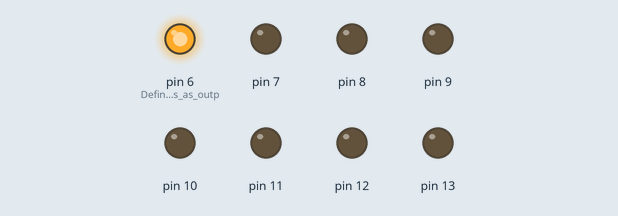
Simulated run of this sketch. Board: Arduino Uno, built with avr-gcc and run on an emulated ATmega328P. Parts: output pins drawn as LEDs (lit = HIGH).

Above: at 0.05 s.
At 0.35 s:
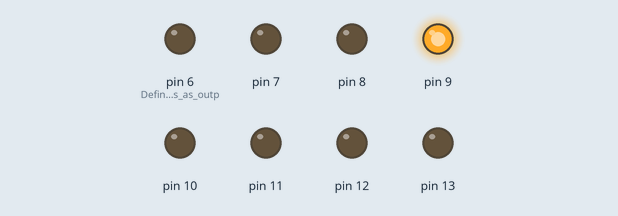
At 0.75 s:
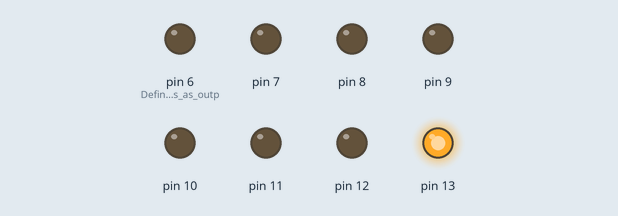
At 1.45 s:
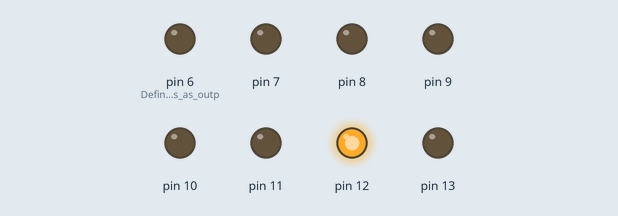
At 2.15 s:
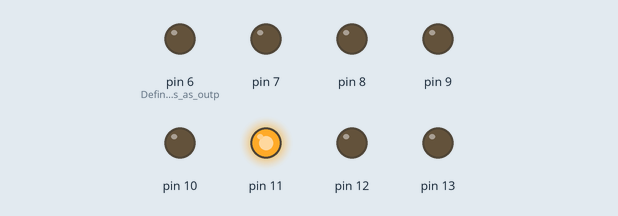
At 2.85 s:
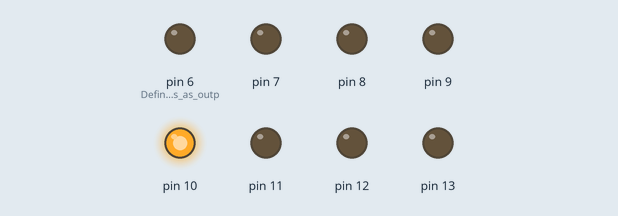
Timing chart, 0 to 3.1 s (numbered marks = the images above):
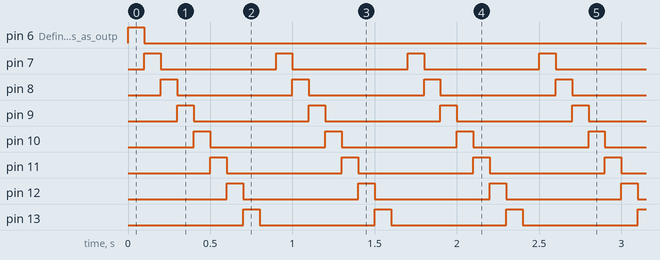

The sketch:

02_EightLEDs.ino
```cpp
/*
 * Eight-LED example #1.
 * This example takes a brute-force approach to making patterns appear on the 8 LEDs.
 */
int delayMS = 100; // Variable to hold the time (in milliseconds) to delay between
                               // parts of the LED pattern.
void setup() { // Runs once to set up the pins as outputs
   pinMode(6, OUTPUT);   // Define all 8 pins as outputs...
   pinMode(7, OUTPUT);
   pinMode(8, OUTPUT);
   pinMode(9, OUTPUT);
   pinMode(10, OUTPUT);
   pinMode(11, OUTPUT);
   pinMode(12, OUTPUT);
   pinMode(13, OUTPUT);
   digitalWrite(6, HIGH); // Start with the LED on pin 6 HIGH (ON)
}
void loop() {
   // This set of digitalWrite() commands makes (half of) the "Cylon eye" behavior.
   // Start by going from pin6 LED to pin13 LED.
   // Note that the first time through loop(), pin6 is already HIGH
   delay(delayMS);         // Wait for delayMS milliseconds
   digitalWrite(6, LOW);   // set pin 2 LED OFF
   digitalWrite(7, HIGH);  // set pin 3 LED ON
   delay(delayMS);         // Wait for delayMS milliseconds
   digitalWrite(7, LOW);   // set pin 3 LED OFF
   digitalWrite(8, HIGH);  // set pin 4 LED ON
   delay(delayMS);         // Wait for delayMS milliseconds
   digitalWrite(8, LOW);   // etc…
   digitalWrite(9, HIGH);
   delay(delayMS);
   digitalWrite(9, LOW);
   digitalWrite(10, HIGH);
   delay(delayMS);
   digitalWrite(10, LOW);
   digitalWrite(11, HIGH);
   delay(delayMS);
   digitalWrite(11, LOW);
   digitalWrite(12, HIGH);
   delay(delayMS);
   digitalWrite(12, LOW);
   digitalWrite(13, HIGH);
   delay(delayMS);
   digitalWrite(13, LOW);
   // For the full “Cylon eye” you would need to light up the LEDs
   // in reverse order here…
}
```

Measured:
- by itself, pin 6 (Define_all_8_pins_as_outp): HIGH → LOW at 0.10 s
- by itself, pin 7–13: alternates HIGH for 0.10 s and LOW for 0.70 s
- by itself, everything shown: repeats every 0.80 s, in 8 steps
